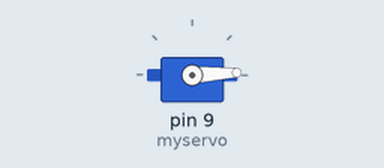
Bench run of a sketch on a simulated Arduino Uno, built with avr-gcc and run on an emulated ATmega328P. Shown: servo.

Above: at 0.05 s.
At 1.3 s:
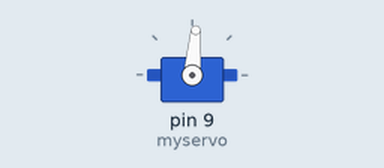
At 2.6 s:
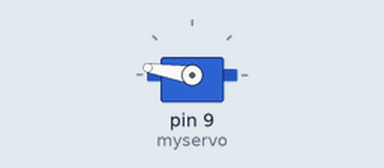
At 5.2 s:
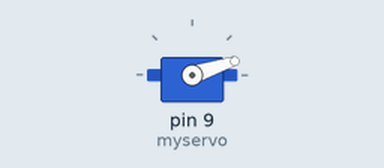
Timing chart, 0 to 7.1 s (numbered marks = the images above):
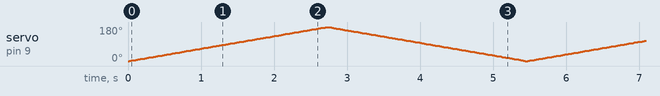

The sketch:

fish_feeder-millis.ino
```cpp
#include <Servo.h>


int repetitions = 10; //number of turns the servo should make
long interval = 43200000; // interval between turns (12 hours)
unsigned long previousMillis = 43000000; // the last time the servo was turned

Servo myservo;  // create servo object to control a servo

int pos = 0;    // variable to store the servo position

void setup() {
  myservo.attach(9);  // attaches the servo on pin 9 to the servo object
  Serial.begin(9600);
}

void loop() {
  // check to see if it's time to turn the servo
  unsigned long currentMillis = millis();


  if(currentMillis - previousMillis >= interval)
  {
   // Serial.print("time passed: ");
   // Serial.print((currentMillis / 1000) / 60);
   // Serial.print(" minutes");
    previousMillis = currentMillis;

    for (int i=0; i <= repetitions; i += 1){

      for (pos = 0; pos <= 180; pos += 1) { // goes from 0 degrees to 180 degrees
        // in steps of 1 degree
        myservo.write(pos);              // tell servo to go to position in variable 'pos'
        delay(15);                       // waits 15ms for the servo to reach the position
      }
      for (pos = 180; pos >= 0; pos -= 1) { // goes from 180 degrees to 0 degrees
        myservo.write(pos);              // tell servo to go to position in variable 'pos'
        delay(15);                       // waits 15ms for the servo to reach the position
      }
    }
  }
}
```
